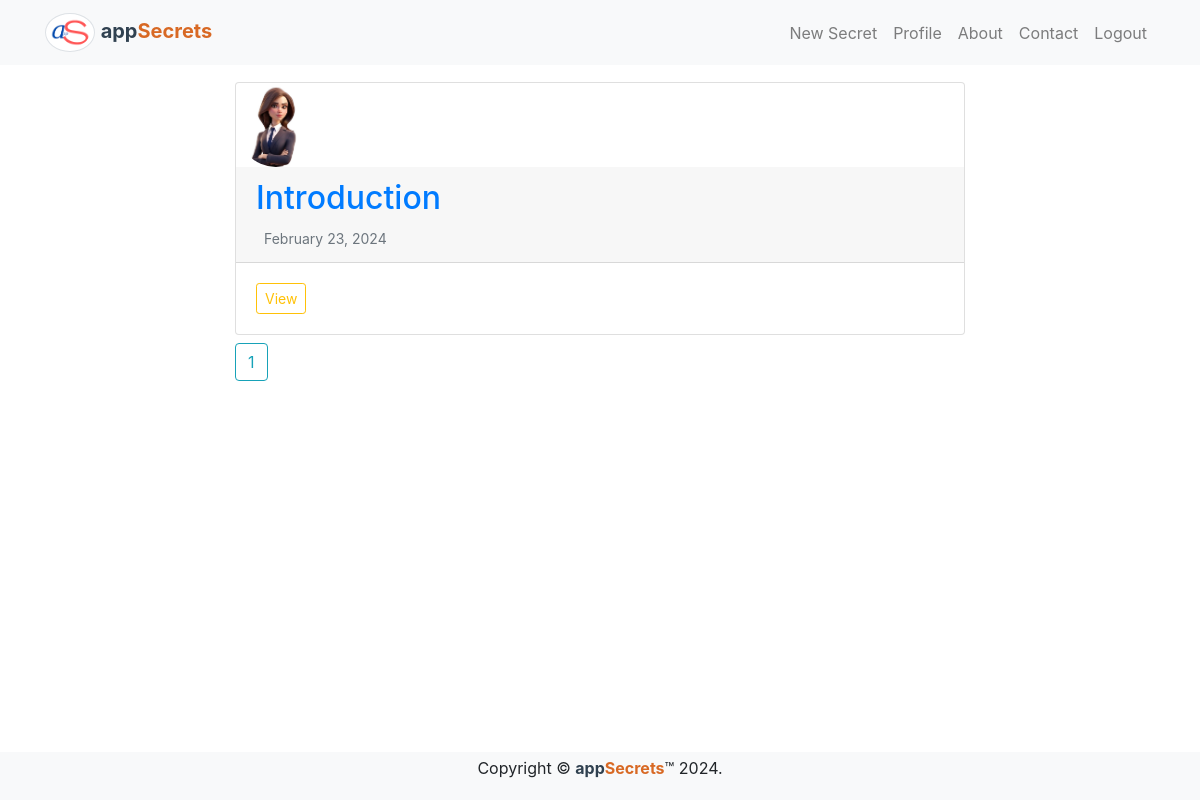
Before: /home/ (signed in) with the older database file.
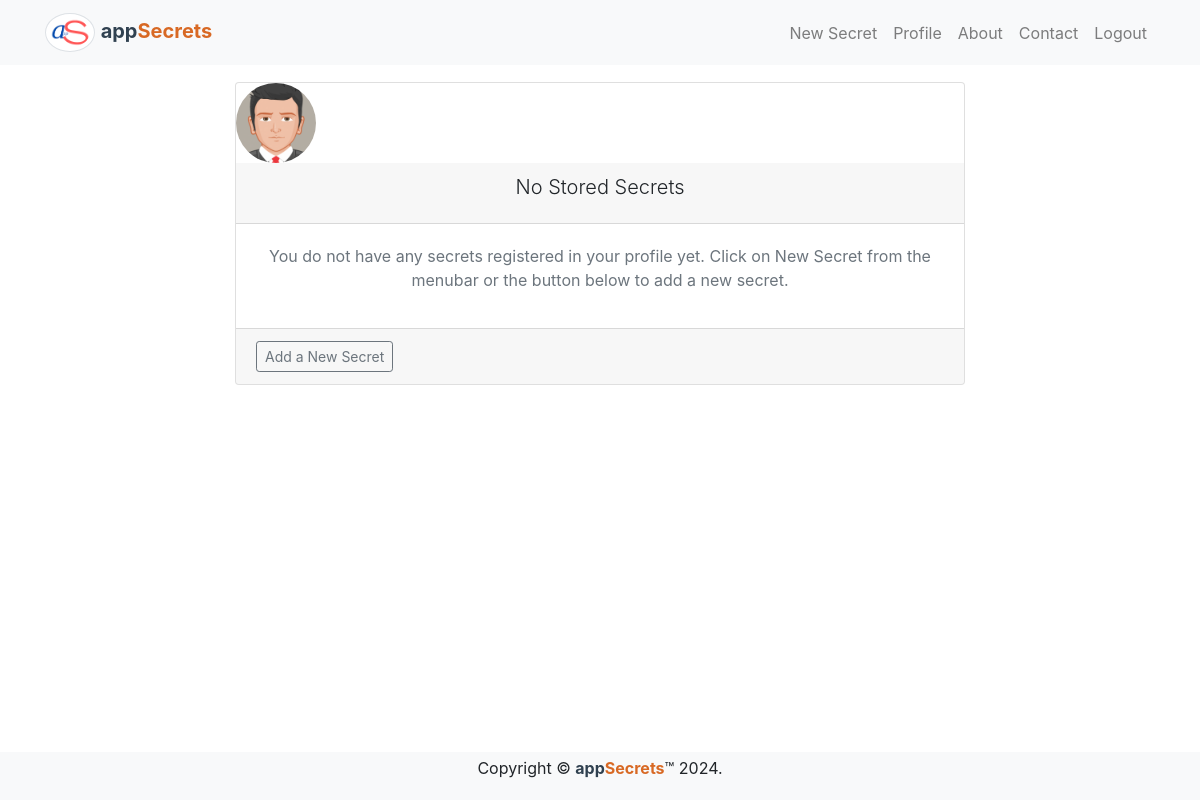
After: the same page with the newer database file.
### mysecret/models.py (models this page shows, shortened)
class Secret(models.Model):
    secret_id = models.UUIDField(primary_key=True, default=uid.uuid4, editable=False)
    secret_title = models.CharField(max_length=120)
    secret_content = models.TextField()
    date_created = models.DateTimeField(default=timezone.now)
    date_modified = models.DateTimeField(auto_now=True)
    author = models.ForeignKey(User, on_delete=models.CASCADE)

### users/models.py (models this page shows, shortened)
class Profile(models.Model):
	user = models.OneToOneField(User, on_delete=models.CASCADE)
	avatar = models.ImageField(default='default.png', upload_to='avatars')

### users/views.py (the view)
# urls.py: path('home/', user_views.profile_home, name='profile_page'),
@login_required
def profile_home(request):
    secret_list = Secret.objects.filter(author=request.user)
    paginator = Paginator(secret_list, 5)
    page_number = request.GET.get('page')
    secrets = paginator.get_page(page_number)
    context = {
        "title": 'Profile',
        'secrets': secrets
    }
    return render(request, 'users/home.html', context)

### users/templates/users/home.html (shortened to what this page needs)
{% extends 'mysecret/base.html' %}
{% load static %}
{% block content %}
{% include 'mysecret/includes/navigation.html' %}
    <main role="main" id="wrapper" class="wrapper mb-4 mt-4">
        <div class="container mb-4 mt-4">
            <div class="row">
                <div class="col-md-8 offset-md-2 mb-4">
                    {% if secrets %}
                        {% for secret in secrets %}
                            <article class="card mb-2">
                                <img class="card-img-top rounded-circle img-fluid" src="{{ secret.author.profile.avatar.url }}" alt="{{ secret.author.profile.username|capfirst }}'s' Avatar" style="width: 80px;">
                                <div class="card-header">
                                    <h2><a class="card-title" href="{% url 'secret_details' secret.secret_id %}">{{ secret.secret_title|capfirst }}</a></h2>
                                        <small class="text-muted">{{ secret.date_created|date:"F d, Y" }}</small>
                                </div>
                                <div class="card-body">
                                    <a class="btn btn-outline-warning btn-sm" href="{% url 'secret_details' secret.secret_id %}">View</a>
                                </div>
                            </article>
                            {% endfor %}
                            <div class="paginator">
                                <span class="step-links">
                                    <span class="current">
                                        {% for num in secrets.paginator.page_range %}
                                            {% if secrets.number == num %}
                                                <a href="?page={{ num }}" class="btn btn-outline-info mb-4">{{ num }}</a>
                                            {% elif num > secrets.number|add:'-3' and num < secrets.number|add:'3' %}
                                                <a href="?page={{ num }}" class="btn btn-outline-info mb-4">{{ num }}</a>
                                            {% endif %}
                                        {% endfor %}
                                    </span>
                                </span>
                            </div>
                    {% else %}
                        <article class="card mb-2">
                            <img class="card-img-top rounded-circle img-fluid" src="{{ request.user.profile.avatar.url }}" alt="{{ request.user.username|capfirst }}'s' Avatar" style="width: 80px;">
                            <div class="card-header text-center">
                                <h2><p class="card-title lead">No Stored Secrets</p></h2>
                            </div>
                            <div class="card-body text-center">
                                <p class="text-muted">You do not have any secrets registered in your profile yet. Click on New Secret from the menubar or the button below to add a new secret.</p>
                            </div>
                            <div class="card-footer">
                                <a class="btn btn-outline-secondary btn-sm" href="{% url 'new_secret' %}">Add a New Secret</a>
                            </div>
                        </article>
                    {% endif %}
                </div>
            </div>
        </div>
    </main>
{% endblock %}

### mysecret/templates/mysecret/base.html
{% include 'mysecret/includes/header.html' %}
    {% block content %}{% endblock %}
{% include 'mysecret/includes/footer.html' %}

### mysecret/templates/mysecret/includes/header.html (shortened to what this page needs)
{% load static %}
<!DOCTYPE html>
<html lang="en">
<head>
    <link rel="stylesheet" href="https://cdn.jsdelivr.net/npm/bootstrap@4.6.2/dist/css/bootstrap.min.css">
    <link rel="stylesheet" href="https://cdnjs.cloudflare.com/ajax/libs/font-awesome/5.15.1/css/all.min.css">
    <link rel="stylesheet" href="{% static 'mysecret/css/main.css' %}">
</head>
<body>

### mysecret/templates/mysecret/includes/navigation.html (shortened to what this page needs)
{% load static %}
    <nav class="navbar navbar-expand-lg navbar-light bg-light fixed-top">
        <div class="container">
            <a href="{% if user.is_authenticated %}{% url 'profile_page' %}{% else %}{% url 'landing_page' %}{% endif %}" class="navbar-brand"> <img id="logo-img" class="rounded-circle img-fluid img-thumbnail" src="{% static 'mysecret/imgs/appSecrets.png' %}" alt="appSecrets Home"> <span class="blue-logo">app</span><span class="red-logo">Secrets</span></a>
            <div class="collapse navbar-collapse" id="navbarSupport">
                <ul class="navbar-nav ml-auto">
                    {% if user.is_authenticated %}
                    <li class="nav-item"><a href="{% url 'new_secret' %}" class="nav-link">New Secret</a></li>
                    <li class="nav-item"><a href="{% url 'profile_details' %}" class="nav-link">Profile</a></li>
                    <li class="nav-item"><a href="{% url 'about_page' %}" class="nav-link">About</a></li>
                    <li class="nav-item"><a href="{% url 'contact_page' %}" class="nav-link">Contact</a></li>
                    <li class="nav-item"><a href="{% url 'logout_user' %}" class="nav-link">Logout</a></li>
                    {% endif %}
                </ul>
            </div>
        </div>
    </nav>

### mysecret/templates/mysecret/includes/footer.html (shortened to what this page needs)
{% load static %}
    <footer class="p-1 bg-light fixed-bottom mt-4">
        <div class="container">
            <p class="text-center">Copyright &copy; <span class="blue-logo">app</span><span class="red-logo">Secrets</span>&trade; <span id="year"></span>.</p>
        </div>
    </footer>
</body>
</html>

### mysecret/static/mysecret/css/main.css (style rules this page uses)
body { padding-top: 50px; }
#logo-img { width: 50px; }
span.red-logo, span.blue-logo { font-weight: bold; font-style: italics; }
span.blue-logo { color: rgb(48, 65, 80); }
span.red-logo { color: rgb(216, 105, 36); }
#wrapper { display: block; margin-top: 2rem !important; margin-bottom: 2rem !important; box-sizing: border-box; }

Changed rows visible on the page:
removed Secret: author.profile.avatar (picture), secret_title "Introduction", date_created "February 23, 2024"
Other visible differences:
text now shown: "No Stored Secrets You do not have any secrets registered in your profile yet. Click on New Secret from the menubar or the button below to add a new secret. Add a New Secret"
list line gone: "1"
